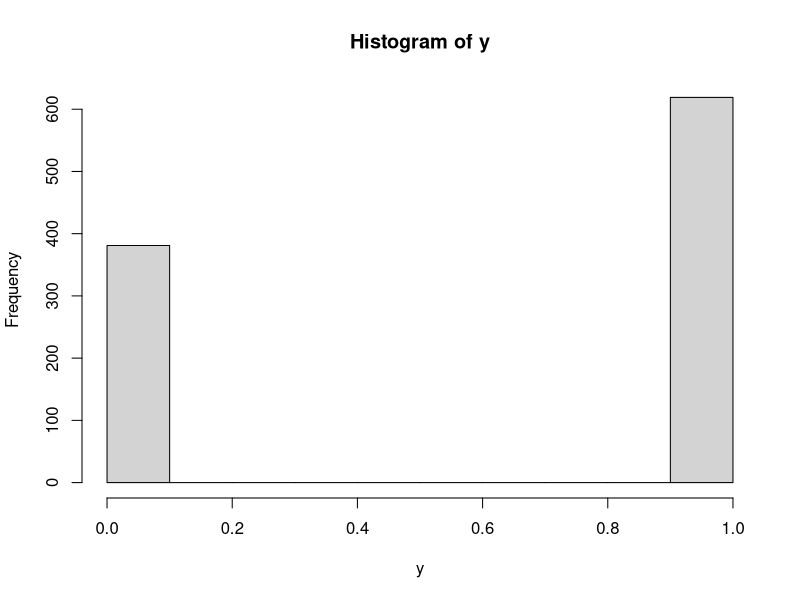
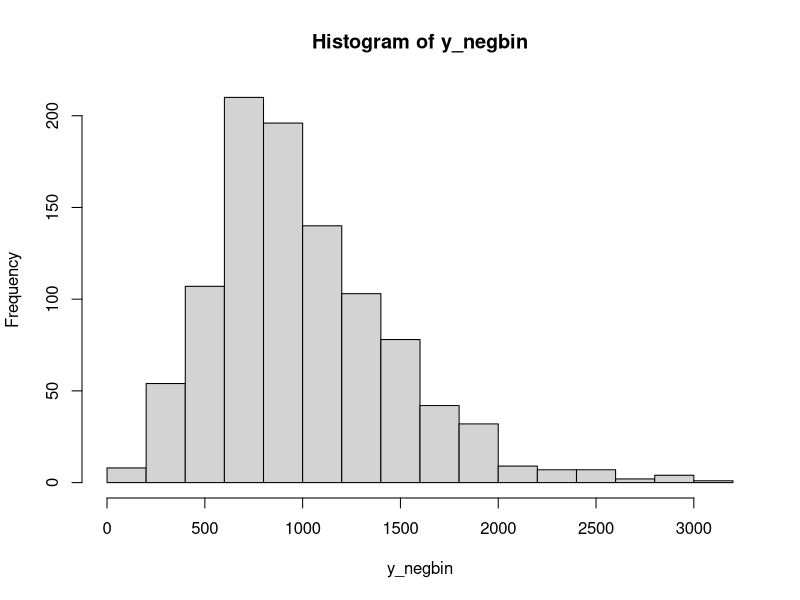
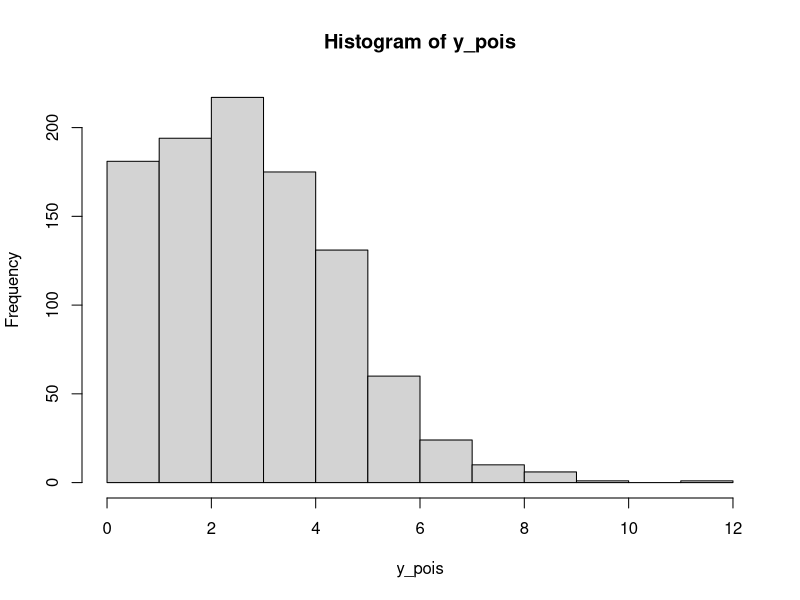

Recreate these plots in R, in order. (Note: this script raises an error after producing the figures.)
## ---- chunk 1
knitr::opts_chunk$set(echo = TRUE)
## ---- chunk 2
set.seed(123)
x1 = rnorm(1000)
x2 = rnorm(1000)
z = 1 + 2*x1 + 3*x2
pr = 1 / (1 + exp(-z))
y = rbinom(1000, 1, pr)
hist(y) ## histogram for simulated logistic regression outcome variable

df = data.frame(y=y, x1=x1, x2=x2)
glm(y ~ x1+x2, data= df, family = "binomial")
## ---- chunk 3
library(MASS)
y_negbin = rnegbin(1000, theta = 4.5)
hist(y_negbin) ## simuated negative binomial data
## ---- chunk 4
n = 1000
beta0 = 1
beta1 = 0.2
x = runif(n = n, min = 0, max = 1.5)
mu = exp(beta0 + beta1 * x)
y_pois = rpois(n = n, lambda = mu)
hist(y_pois) ## simulated data from poisson regression 
## ---- chunk 5
p = predict(m3, type = "zero", terms = NULL)
lambda = predict(m3, type = "count", terms = NULL)
hist(ifelse(rbinom(n = 1000, size = 1, prob = p) > 0, 0, rpois(n = 1000, lambda = lambda))) ## simulated data from zero-inflated poisson regression
